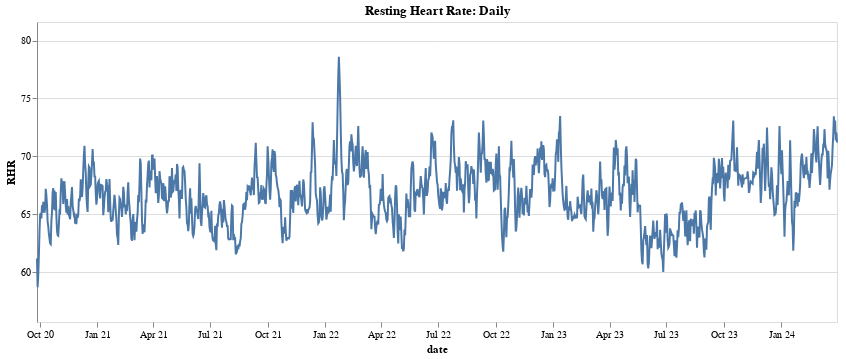

Here is the notebook cell this chart was saved with:
### Code cell
alt.Chart(unnested).mark_line().encode(
    x=alt.X(
        'date', 
        axis=alt.Axis(domainOpacity=0, format='%b %y', grid=False)
    ),
    y=alt.Y(
        'value',
        axis=alt.Axis(title='RHR'),
        scale=alt.Scale(
            domain=[
                unnested['value'].min() - 3, unnested['value'].max() + 3]
        )
    )
).properties(width=800, title='Resting Heart Rate: Daily')

### Figure 1 — Vega-Lite specification as saved in the notebook (floating-point values rounded to 4 significant figures; data arrays with more than 128 entries replaced by an {"elided": "..."} marker saying what was removed)
{"config": {"view": {"continuousWidth": 300, "continuousHeight": 300}}, "data": {"name": "data-48fc7a54fc30d1bf2cc1a3853e6d1a14"}, "mark": {"type": "line"}, "encoding": {"x": {"axis": {"domainOpacity": 0, "format": "%b %y", "grid": false}, "field": "date", "type": "temporal"}, "y": {"axis": {"title": "RHR"}, "field": "value", "scale": {"domain": [55.7, 81.6]}, "type": "quantitative"}}, "title": "Resting Heart Rate: Daily", "width": 800, "$schema": "https://vega.github.io/schema/vega-lite/v5.8.0.json", "datasets": {"data-48fc7a54fc30d1bf2cc1a3853e6d1a14": {"elided": "1269 records"}}}
